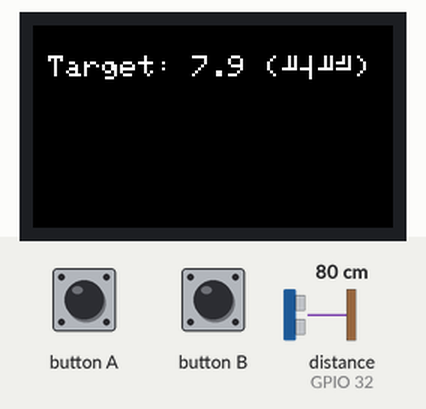
Simulated run of this sketch. Board: ESP32. Parts: 240×135 colour display. Wiring (inferred from the names in the program): ultrasonic range finder: trigger GPIO 26; echo GPIO 32. The inputs (shaded band) are chosen by the test bench; at power-on: distance to the obstacle (sensor on GPIO 32) 80 cm. The echo pulse lasts 58.3 µs per cm.

Above: at 1.3 s.
1.4 s: distance to the obstacle (sensor on GPIO 32) set to 2 cm
At 2.7 s:
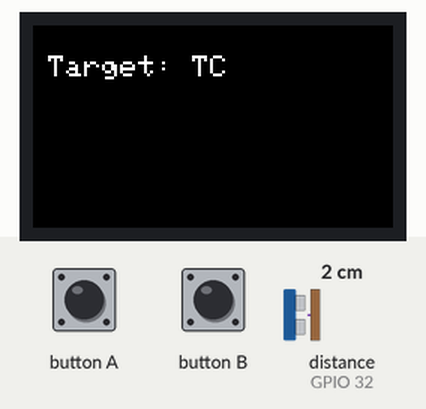
4.4 s: distance to the obstacle (sensor on GPIO 32) set to 4 cm
At 5.7 s:
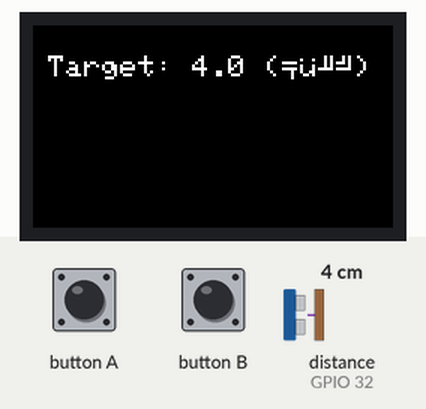
7.4 s: distance to the obstacle (sensor on GPIO 32) set to 9 cm
At 7.9 s:
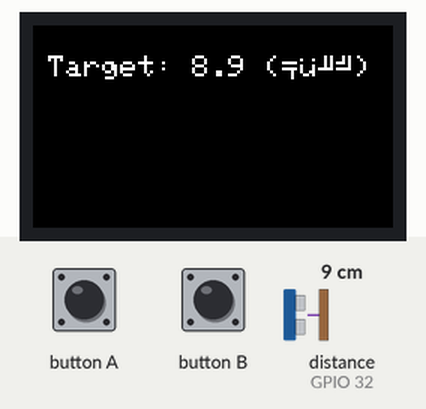
9.0 s: distance to the obstacle (sensor on GPIO 32) set to 18 cm
At 9.9 s:
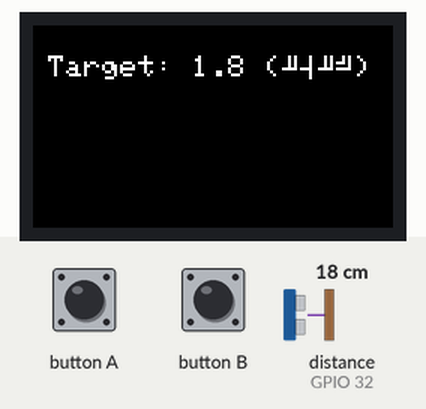
10.6 s: distance to the obstacle (sensor on GPIO 32) set to 120 cm
At 11.1 s:
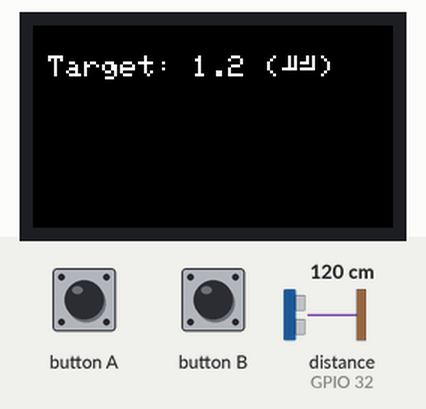
Timing chart, 0 to 13.6 s (numbered marks = the images above; inputs shaded):
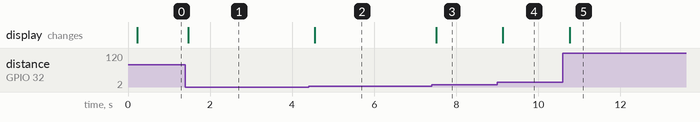

The sketch:

USRF.ino
```cpp
#include <M5StickCPlus2.h>

#define TRIG_PIN 26
#define ECHO_PIN 32

bool isPaused = false;
bool isRunning = true;
unsigned long lastButtonPress = 0;

float measureDistance() {
  digitalWrite(TRIG_PIN, LOW);
  delayMicroseconds(2);
  digitalWrite(TRIG_PIN, HIGH);
  delayMicroseconds(10);
  digitalWrite(TRIG_PIN, LOW);

  long duration = pulseIn(ECHO_PIN, HIGH);
  float distanceCm = duration * 0.034 / 2; // Speed sound (340 m/s)
  return distanceCm;
}

void displayDistance(float distanceCm) {
  M5.Lcd.fillScreen(TFT_BLACK);
  M5.Lcd.setTextColor(TFT_WHITE);
  M5.Lcd.setTextSize(2);
  M5.Lcd.setCursor(10, 20);

  float distance = distanceCm;
  String unit = "";
  String label = "Target: ";

  if (distanceCm < 2.0) {
    M5.Lcd.print(label);
    M5.Lcd.print("TC"); // Out fo Range (Out Range. OR)
    return;
  } else if (distanceCm > 400.0) {
    M5.Lcd.print(label);
    M5.Lcd.print("OR"); // Too Close (TC)
    return;
  } else if (distanceCm <= 10.0) {
    distance = distanceCm;
    unit = "см";
  } else if (distanceCm <= 100.0) {
    distance = distanceCm / 10;
    unit = "дм";
  } else {
    distance = distanceCm / 100;
    unit = "м";
  }

  M5.Lcd.print(label);
  M5.Lcd.print(distance, 1);
  M5.Lcd.print(" (");
  M5.Lcd.print(unit);
  M5.Lcd.print(")");

  if (isPaused) {
    M5.Lcd.setTextColor(TFT_RED);
    M5.Lcd.setCursor(10, 50);
    M5.Lcd.print("Paused");
  }
}

void setup() {
  M5.begin();
  M5.Lcd.setRotation(1);
  M5.Lcd.fillScreen(TFT_BLACK);

  pinMode(TRIG_PIN, OUTPUT);
  pinMode(ECHO_PIN, INPUT);

  esp_sleep_enable_ext0_wakeup(GPIO_NUM_39, 1);
}

void loop() {
  M5.update();

  if (M5.BtnPWR.wasPressed()) {
    isRunning = true;
    isPaused = false;
  }
  if (M5.BtnPWR.isPressed()) {
    if (millis() - lastButtonPress >= 2000) {
      esp_deep_sleep_start();
    }
  } else {
    lastButtonPress = millis();
  }

  if (M5.BtnA.wasPressed()) {
    isPaused = true;
  }
  if (M5.BtnB.wasPressed()) {
    isPaused = false;
  }

  if (!isRunning) return;

  if (!isPaused) {
    float distanceCm = measureDistance();
    displayDistance(distanceCm);
  }

  delay(100);
}
```

Measured:
- after the input at 1.4 s, the display: changes after 0.07 s (image 1)
- after the input at 4.4 s, the display: changes after 0.15 s (image 2)
- after the input at 7.4 s, the display: changes after 0.12 s (image 3)
- after the input at 9.0 s, the display: changes after 0.14 s (image 4)
- after the input at 10.6 s, the display: changes after 0.17 s (image 5)
